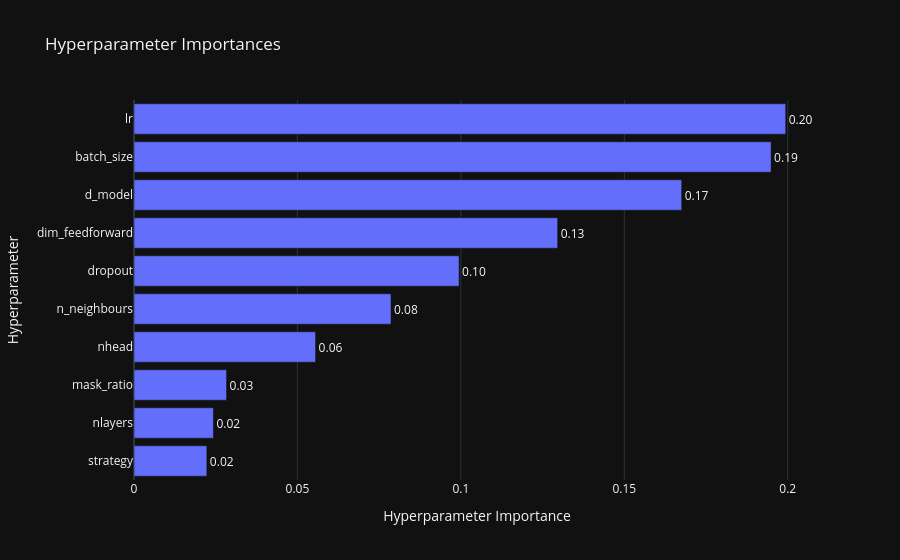

Source (notebook cell):
### Code cell
plot_param_importances(study)

### Figure 1 — Plotly figure (JSON) as saved in the notebook; plotly's stock layout.template omitted (floating-point values rounded to 4 significant figures)
{"data": [{"cliponaxis": false, "hovertemplate": ["strategy (CategoricalDistribution): 0.02228829822744897<extra></extra>", "nlayers (IntDistribution): 0.024301151352101442<extra></extra>", "mask_ratio (CategoricalDistribution): 0.02831981403316478<extra></extra>", "nhead (CategoricalDistribution): 0.05555336898587236<extra></extra>", "n_neighbours (IntDistribution): 0.07862572277925589<extra></extra>", "dropout (FloatDistribution): 0.09944871452576645<extra></extra>", "dim_feedforward (CategoricalDistribution): 0.12961525159854678<extra></extra>", "d_model (CategoricalDistribution): 0.1675601644262263<extra></extra>", "batch_size (CategoricalDistribution): 0.19491141840539947<extra></extra>", "lr (FloatDistribution): 0.19937609566621756<extra></extra>"], "name": "Objective Value", "orientation": "h", "text": ["0.02", "0.02", "0.03", "0.06", "0.08", "0.10", "0.13", "0.17", "0.19", "0.20"], "textposition": "outside", "x": [0.02229, 0.0243, 0.02832, 0.05555, 0.07863, 0.09945, 0.1296, 0.1676, 0.1949, 0.1994], "y": ["strategy", "nlayers", "mask_ratio", "nhead", "n_neighbours", "dropout", "dim_feedforward", "d_model", "batch_size", "lr"], "type": "bar"}], "layout": {"title": {"text": "Hyperparameter Importances"}, "xaxis": {"title": {"text": "Hyperparameter Importance"}}, "yaxis": {"title": {"text": "Hyperparameter"}}}}
